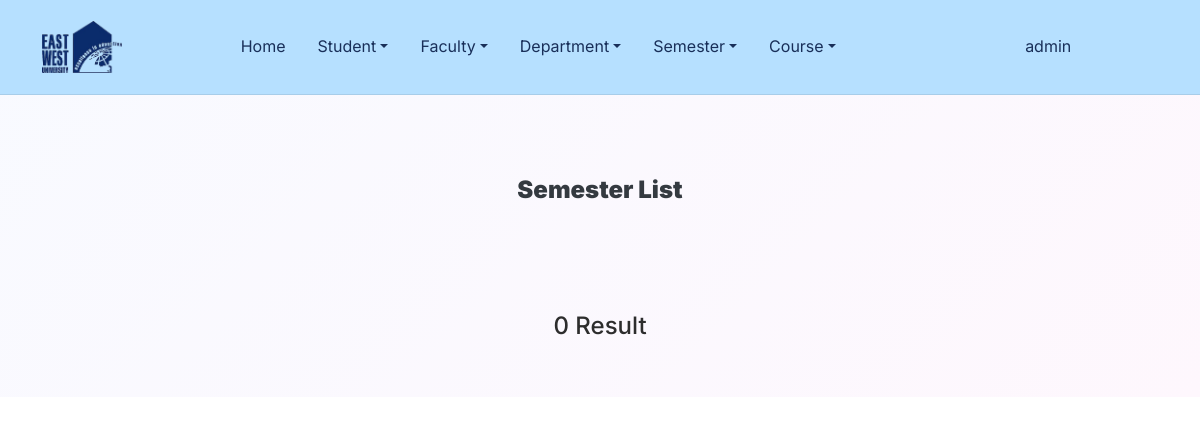
/semesterlist/ (signed in), run on an earlier commit of the app's database.
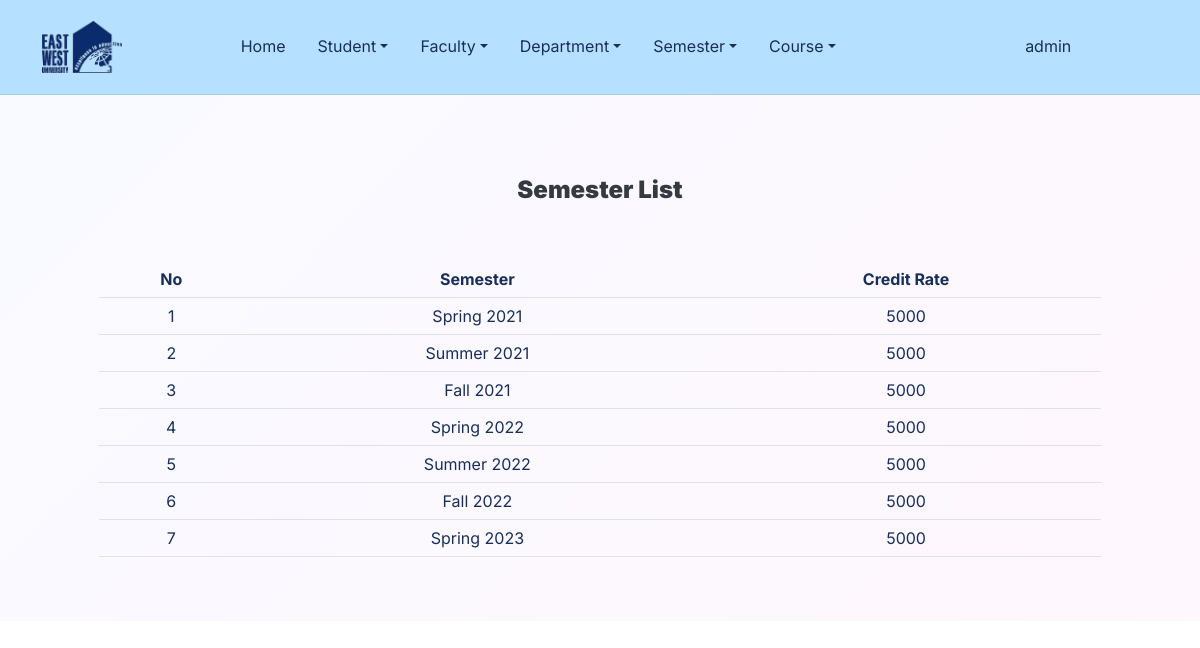
And on a later commit of the database.
### home/models.py (models this page shows)
class User(AbstractUser):
    is_student = models.BooleanField(default=False)
    is_faculty = models.BooleanField(default=False)

### advising/models.py (models this page shows, shortened)
class Create_Semester(models.Model):
    semester = models.CharField(max_length=100, null=False, blank=False, primary_key=True)
    credit_rate = models.IntegerField( null=False, blank=False)

### home/views.py (the view)
# urls.py: path('semesterlist/', views.SemesterListView, name='semester_list'),
def SemesterListView(request):
    semester = Create_Semester.objects.all();
    return render(request, 'home/semester_list.html', {'sem': semester});

### templates/home/semester_list.html (shortened to what this page needs)
{% extends 'home/base.html' %}
{% load crispy_forms_filters %}
{% load crispy_forms_tags %}
{% block content %}
    <header class="bg-primary-gradient pt-6">
        <div class="container">
            <div class="row pt-5">
                <div class="col-md-8 col-xl-6 text-center text-md-start mx-auto">
                    <div class="text-center pb-5"><h4 class="fw-bold text-dark mb-2"><strong>Semester List</strong><br>
                    </h4></div>
                    <div class="text-center pb-5">
                        {% if sem %}
                            <table class="table table-hover text-center">
                                <tr>
                                    <th>No</th>
                                    <th>Semester</th>
                                    <th>Credit Rate</th>
                                </tr>
                                {% for s in sem %}
                                    <tr>
                                        <td>{{ forloop.counter }}</td>
                                        <td>{{ s.semester }}</td>
                                        <td>{{ s.credit_rate }}</td>
                                    </tr>
                                {% endfor %}
                            </table>
                        {% else %}
                            <br><br>
                            <h4>0 Result</h4>
                        {% endif %}
                    </div>
                </div>
            </div>
        </div></header>
{% endblock %}

### templates/home/base.html (shortened to what this page needs)
{% load static %}
<html lang="en">
<head>
    <link rel="stylesheet" href="{% static 'assets/bootstrap/css/bootstrap.min.css' %}">
    <link rel="stylesheet" href="{% static 'assets/fonts/fontawesome-all.min.css' %}">
    <link rel="stylesheet" href="{% static 'assets/css/styles.min.css' %}">
</head>
<body style="background-position: 0 -60px;">
{% if request.user.is_authenticated %}
    <nav class="navbar navbar-light navbar-expand-md fixed-top navbar-shrink py-3" id="mainNav">
        <div class="container"><a class="navbar-brand d-flex align-items-center" href="{% url 'home' %}"><img
                class="nav-logo" src="{% static 'assets/img/ewu.png' %}"></a>
            <div class="collapse navbar-collapse" id="navcol-1">
                {% if request.user.is_superuser %}
                    <ul class="navbar-nav mx-auto">
                        <li class="nav-item"><a class="nav-link nav-txt" href="{% url 'home' %}">Home</a></li>
                        <li class="nav-item dropdown"><a class="dropdown-toggle nav-link nav-txt" aria-expanded="false"
                                                         data-bs-toggle="dropdown" href="#">Student</a>
                        </li>
                        <li class="nav-item dropdown"><a class="dropdown-toggle nav-link nav-txt" aria-expanded="false"
                                                         data-bs-toggle="dropdown" href="#">Faculty</a>
                        </li>
                        <li class="nav-item dropdown"><a class="dropdown-toggle nav-link nav-txt" aria-expanded="false"
                                                         data-bs-toggle="dropdown" href="#">Department</a>
                        </li>
                        <li class="nav-item dropdown"><a class="dropdown-toggle nav-link nav-txt" aria-expanded="false"
                                                         data-bs-toggle="dropdown" href="#">Semester</a>
                        </li>
                        <li class="nav-item dropdown"><a class="dropdown-toggle nav-link nav-txt" aria-expanded="false"
                                                         data-bs-toggle="dropdown" href="#">Course</a>
                        </li>
                    </ul>
                {% endif %}
                <ul class="navbar-nav mx-auto align-items-center">
                    <li class="nav-item">
                        <div class="nav-item dropdown"><a aria-expanded="false" data-bs-toggle="dropdown"
                                                          class="nav-txt"
                                                          href="#">{{ request.user }}</a>
                        </div>
                    </li>
                </ul>
            </div>
        </div>
    </nav>
{% endif %}
<div>
    {% block content %}
    {% endblock content %}
</div>
</body>
</html>

What changed in the data, as far as the page shows it:
added Create_Semester: semester "Spring 2021", credit_rate "5000"
added Create_Semester: semester "Summer 2021", credit_rate "5000"
added Create_Semester: semester "Fall 2021", credit_rate "5000"
added Create_Semester: semester "Spring 2022", credit_rate "5000"
added Create_Semester: semester "Summer 2022", credit_rate "5000"
added Create_Semester: semester "Fall 2022", credit_rate "5000"
added Create_Semester: semester "Spring 2023", credit_rate "5000"
Also different on the page:
text no longer shown: "0 Result"
text now shown: "No Semester Credit Rate"
